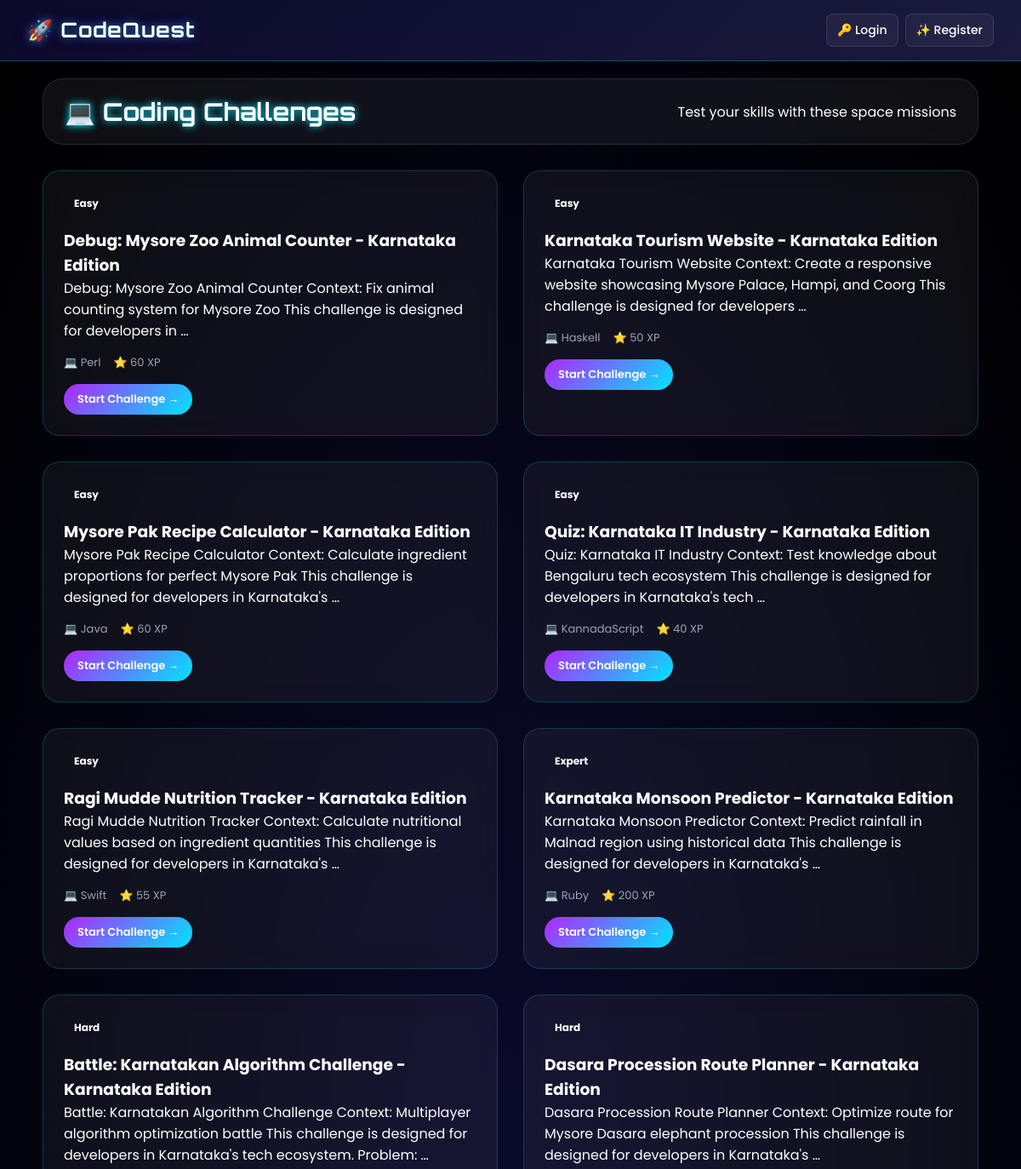
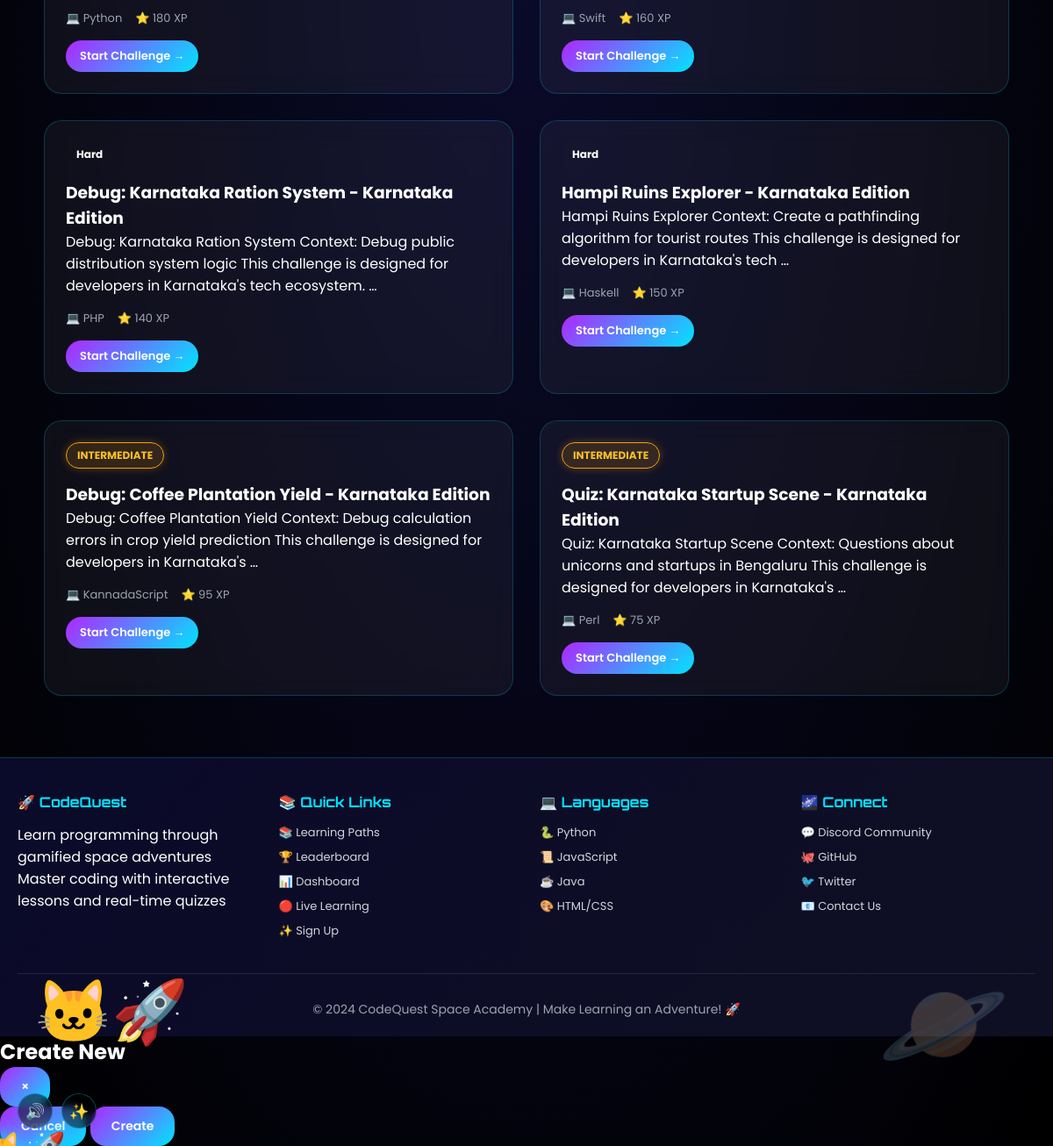
Screenshot of /challenges/ with the database file from the repository (2 pictures, top to bottom).
### base/models.py (models this page shows, shortened)
class UUIDTimeStampedModel(models.Model):
    id = models.UUIDField(primary_key=True, default=uuid.uuid4, editable=False)
    created_at = models.DateTimeField(auto_now_add=True, db_index=True)
    updated_at = models.DateTimeField(auto_now=True)
    class Meta:
        abstract = True

class Challenge(UUIDTimeStampedModel):
    class ChallengeType(models.TextChoices):
        CODING = "CODING", "Coding Challenge"
        DEBUG = "DEBUG", "Debug Arena"
        QUIZ = "QUIZ", "Quiz"
        BATTLE = "BATTLE", "Battle"
    class Difficulty(models.TextChoices):
        EASY = "EASY", "Easy"
        MEDIUM = "MEDIUM", "Medium"
        HARD = "HARD", "Hard"
        EXPERT = "EXPERT", "Expert"
    lesson = models.ForeignKey(Lesson, on_delete=models.SET_NULL, null=True, blank=True, related_name="challenges")
    language = models.ForeignKey(ProgrammingLanguage, on_delete=models.CASCADE, related_name="challenges")
    created_by = models.ForeignKey(settings.AUTH_USER_MODEL, on_delete=models.SET_NULL, null=True, blank=True, related_name="created_challenges")
    title = models.CharField(max_length=180)
    slug = models.SlugField(max_length=220, unique=True)
    challenge_type = models.CharField(max_length=20, choices=ChallengeType.choices, default=ChallengeType.CODING)
    difficulty = models.CharField(max_length=20, choices=Difficulty.choices, default=Difficulty.EASY)
    problem_statement = models.TextField()
    starter_code = models.TextField(blank=True)
    buggy_code = models.TextField(blank=True)
    expected_output = models.TextField(blank=True)
    test_cases = models.JSONField(default=list, blank=True)
    constraints_text = models.TextField(blank=True)
    xp_reward = models.PositiveIntegerField(default=50)
    time_limit_seconds = models.PositiveIntegerField(default=2)
    memory_limit_mb = models.PositiveIntegerField(default=128)
    is_active = models.BooleanField(default=True)
    class Meta:
        ordering = ["difficulty", "title"]
        indexes = [
            models.Index(fields=["language", "difficulty"]),
            models.Index(fields=["challenge_type", "is_active"]),
        ]

class ProgrammingLanguage(UUIDTimeStampedModel):
    name = models.CharField(max_length=100, unique=True)
    slug = models.SlugField(max_length=120, unique=True)
    version = models.CharField(max_length=40, blank=True)
    compiler_key = models.CharField(max_length=80, blank=True)
    description = models.TextField(blank=True)
    icon = models.ImageField(upload_to="languages/icons/", blank=True, null=True)
    is_active = models.BooleanField(default=True)
    class Meta:
        ordering = ["name"]

### base/views.py (the view)
# urls.py: path("challenges/", views.PublicChallengeListView.as_view(), name="challenges"),
class PublicChallengeListView(ListView):
    model = Challenge
    template_name = "base/challenges.html"
    context_object_name = "challenges"
    paginate_by = 12
    def get_queryset(self):
        queryset = Challenge.objects.filter(is_active=True)
        language = self.request.GET.get('language')
        if language:
            queryset = queryset.filter(language_id=language)
        difficulty = self.request.GET.get('difficulty')
        if difficulty:
            queryset = queryset.filter(difficulty=difficulty)
        return queryset.select_related('language', 'created_by')
    def get_context_data(self, **kwargs):
        context = super().get_context_data(**kwargs)
        context['languages'] = ProgrammingLanguage.objects.filter(is_active=True)
        context['difficulty_choices'] = Challenge.Difficulty.choices
        context['page_title'] = "Coding Challenges"
        return context

### templates/base/challenges.html (shortened to what this page needs)
{% extends 'base/base.html' %}
{% load static %}
{% block content %}
<div class="page-header">
    <h1>💻 Coding Challenges</h1>
    <p>Test your skills with these space missions</p>
</div>
<div class="challenges-grid">
    {% for challenge in challenges %}
    <div class="challenge-card">
        <div class="difficulty-badge {{ challenge.difficulty|lower }}">
            {{ challenge.get_difficulty_display }}
        </div>
        <h3>{{ challenge.title }}</h3>
        <p>{{ challenge.problem_statement|striptags|truncatewords:20 }}</p>
        <div class="challenge-meta">
            <span>💻 {{ challenge.language.name }}</span>
            <span>⭐ {{ challenge.xp_reward }} XP</span>
        </div>
        <a href="{% url 'challenge_detail' challenge.id %}" class="btn btn-primary btn-small">Start Challenge →</a>
    </div>
    {% empty %}
    <div class="no-results">
        <p>🌌 No challenges available yet. Check back soon!</p>
    </div>
    {% endfor %}
</div>
{% endblock %}

### templates/base/base.html (shortened to what this page needs)
<!DOCTYPE html>
<html lang="en">
<head>
    {% load static %}
    <link rel="stylesheet" href="{% static 'css/style.css' %}?v=2">
    <link rel="stylesheet" href="https://cdnjs.cloudflare.com/ajax/libs/highlight.js/11.9.0/styles/github-dark.min.css">
    <link rel="stylesheet" href="https://cdnjs.cloudflare.com/ajax/libs/font-awesome/6.0.0/css/all.min.css">
</head>
<body>
    <nav class="navbar">
        <div class="nav-brand">
            <a href="{% url 'home' %}">CodeQuest</a>
        </div>
        <div class="nav-links">
            {% if user.is_authenticated %}
                <a href="{% url 'home' %}">🏠 Home</a>
                <a href="{% url 'learning_paths' %}">📚 Learning Paths</a>
                <a href="{% url 'challenges' %}">💻 Challenges</a>
                <a href="{% url 'quizzes' %}">📝 Quizzes</a>
                <a href="{% url 'leaderboard' %}">🏆 Leaderboard</a>
                <a href="{% url 'dashboard' %}">📊 Dashboard</a>
                <a href="{% url 'profile' %}">👤 Profile</a>
                <a href="/realtime/">🔴 Live Learning</a>
                <a href="{% url 'search' %}">🔍 Search</a>
                {% if user.is_staff %}
                    <div class="admin-dropdown">
                        <span class="admin-toggle">🔧 Admin ▼</span>
                        <div class="admin-dropdown-content">
                            <a href="{% url 'learning-path-list' %}">🛤️ Manage Paths</a>
                            <a href="{% url 'challenge-list' %}">💪 Manage Challenges</a>
                            <a href="{% url 'quiz-list' %}">📝 Manage Quizzes</a>
                            <a href="{% url 'badge-list' %}">🏅 Manage Badges</a>
                            <a href="{% url 'user-list' %}">👥 Manage Users</a>
                            <a href="{% url 'programming-language-list' %}">💻 Manage Languages</a>
                        </div>
                    </div>
                {% endif %}
                <form method="post" action="{% url 'logout' %}" class="logout-form">
                    {% csrf_token %}
                    <button type="submit" class="nav-logout">🚪 Logout</button>
                </form>
            {% else %}
                <a href="{% url 'login' %}">🔑 Login</a>
                <a href="{% url 'register' %}">✨ Register</a>
            {% endif %}
        </div>
    </nav>
    <main class="page">
        {% block content %}{% endblock %}
    </main>
    <footer class="site-footer">
        <div class="footer-content">
            <div class="footer-section">
                <h4>🚀 CodeQuest</h4>
                <p>Learn programming through gamified space adventures</p>
                <p>Master coding with interactive lessons and real-time quizzes</p>
            </div>
            <div class="footer-section">
                <h4>📚 Quick Links</h4>
                <a href="{% url 'learning_paths' %}">📚 Learning Paths</a>
                <a href="{% url 'leaderboard' %}">🏆 Leaderboard</a>
                <a href="{% url 'dashboard' %}">📊 Dashboard</a>
                <a href="/realtime/">🔴 Live Learning</a>
                {% if not user.is_authenticated %}
                    <a href="{% url 'register' %}">✨ Sign Up</a>
                {% endif %}
            </div>
            <div class="footer-section">
                <h4>💻 Languages</h4>
                <a href="{% url 'learning_paths' %}?language=1">🐍 Python</a>
                <a href="{% url 'learning_paths' %}?language=2">📜 JavaScript</a>
                <a href="{% url 'learning_paths' %}?language=3">☕ Java</a>
                <a href="{% url 'learning_paths' %}?language=4">🎨 HTML/CSS</a>
            </div>
            <div class="footer-section">
                <h4>🌌 Connect</h4>
                <a href="#">💬 Discord Community</a>
                <a href="#">🐙 GitHub</a>
                <a href="#">🐦 Twitter</a>
                <a href="#">📧 Contact Us</a>
            </div>
        </div>
        <div class="footer-bottom">
            <p>&copy; 2024 CodeQuest Space Academy | Make Learning an Adventure! 🚀</p>
        </div>
    </footer>
    <div id="createModal" class="modal">
        <div class="modal-content">
            <div class="modal-header">
                <h2 id="modalTitle">Create New</h2>
                <button class="close-modal" onclick="closeCreateModal()">&times;</button>
            </div>
            <div class="modal-footer">
                <button class="btn-cancel" onclick="closeCreateModal()">Cancel</button>
                <button class="btn-submit" onclick="submitCreateForm()">Create</button>
            </div>
        </div>
    </div>
    <div class="sound-toggle" data-tooltip="Toggle Sound">🔊</div>
    <div class="particles-toggle" data-tooltip="Toggle Particles">✨</div>
</body>
</html>

### templates/base/base.html (style rules this page uses)
* { margin: 0; padding: 0; box-sizing: border-box; }
body { font-family: 'Poppins', sans-serif; background: #0a0a2a; color: white; overflow-x: hidden; }
.navbar { background: linear-gradient(135deg, #0a0a2a 0%, #1a1a3e 100%); padding: 1rem 2rem; display: flex; justify-content: space-between; align-items: center; border-bottom: 1px solid rgba(0, 229, 255, 0.3); position: sticky; top: 0; z-index: 1000; flex-wrap: wrap; gap: 15px; }
.nav-brand a { font-size: 1.5rem; font-weight: bold; color: white; text-decoration: none; font-family: 'Orbitron', monospace; text-shadow: 0 0 10px rgba(0, 229, 255, 0.5), 0 0 20px rgba(176, 38, 255, 0.3); transition: all 0.3s ease; letter-spacing: 1px; }
.nav-links { display: flex; gap: 0.5rem; align-items: center; flex-wrap: wrap; }
.nav-links a { color: white; text-decoration: none; transition: all 0.3s; font-weight: 500; padding: 8px 12px; border-radius: 8px; font-size: 14px; }
.site-footer { background: linear-gradient(135deg, #0a0a2a, #0f0f23); color: white; padding: 40px 20px 20px; margin-top: 50px; border-top: 1px solid rgba(0, 229, 255, 0.2); }
.footer-content { max-width: 1200px; margin: 0 auto; display: grid; grid-template-columns: repeat(auto-fit, minmax(200px, 1fr)); gap: 30px; }
.footer-section h4 { color: #00e5ff; margin-bottom: 15px; }
.footer-section a { color: #d1d5db; text-decoration: none; display: block; margin-bottom: 8px; transition: color 0.3s; }
.footer-bottom { text-align: center; padding-top: 30px; margin-top: 30px; border-top: 1px solid rgba(255,255,255,0.1); font-size: 14px; color: #9ca3af; }
.sound-toggle, .particles-toggle { position: fixed; bottom: 20px; left: 20px; width: 40px; height: 40px; border-radius: 50%; background: rgba(0,0,0,0.5); display: flex; align-items: center; justify-content: center; cursor: pointer; z-index: 1000; backdrop-filter: blur(5px); transition: transform 0.2s; }
.particles-toggle { left: 70px; }
.page { min-height: calc(100vh - 200px); padding: 20px; }

### templates/base/challenges.html (style rules this page uses)
.challenges-grid { display: grid; grid-template-columns: repeat(auto-fill, minmax(350px, 1fr)); gap: 30px; margin-top: 30px; }
.challenge-card { background: rgba(255,255,255,0.05); backdrop-filter: blur(15px); border: 1px solid rgba(0,229,255,0.2); border-radius: 20px; padding: 24px; transition: 0.3s; cursor: pointer; }
.challenge-meta { display: flex; gap: 15px; margin: 15px 0; color: #9ca3af; font-size: 13px; }
.difficulty-badge { display: inline-block; padding: 5px 12px; border-radius: 20px; font-size: 12px; margin-bottom: 15px; }
.difficulty-badge.intermediate { background: rgba(245,158,11,0.15); border: 1px solid #f59e0b; color: #fbbf24; }
.btn-small { padding: 8px 16px; font-size: 13px; }

### rows the page displays
Challenge: difficulty "Easy", title "Debug: Mysore Zoo Animal Counter - Karnataka Edition", problem_statement "Debug: Mysore Zoo Animal Counter Context: Fix animal counting system for Mysore Zoo This challenge is designed for developers in …", language.name "Perl", xp_reward "60"
Challenge: difficulty "Easy", title "Karnataka Tourism Website - Karnataka Edition", problem_statement "Karnataka Tourism Website Context: Create a responsive website showcasing Mysore Palace, Hampi, and Coorg This challenge is designed for developers …", language.name "Haskell", xp_reward "50"
Challenge: difficulty "Easy", title "Mysore Pak Recipe Calculator - Karnataka Edition", problem_statement "Mysore Pak Recipe Calculator Context: Calculate ingredient proportions for perfect Mysore Pak This challenge is designed for developers in Karnataka's …", language.name "Java", xp_reward "60"
Challenge: difficulty "Easy", title "Quiz: Karnataka IT Industry - Karnataka Edition", problem_statement "Quiz: Karnataka IT Industry Context: Test knowledge about Bengaluru tech ecosystem This challenge is designed for developers in Karnataka's tech …", language.name "KannadaScript", xp_reward "40"
Challenge: difficulty "Easy", title "Ragi Mudde Nutrition Tracker - Karnataka Edition", problem_statement "Ragi Mudde Nutrition Tracker Context: Calculate nutritional values based on ingredient quantities This challenge is designed for developers in Karnataka's …", language.name "Swift", xp_reward "55"
Challenge: difficulty "Expert", title "Karnataka Monsoon Predictor - Karnataka Edition", problem_statement "Karnataka Monsoon Predictor Context: Predict rainfall in Malnad region using historical data This challenge is designed for developers in Karnataka's …", language.name "Ruby", xp_reward "200"
Challenge: difficulty "Hard", title "Battle: Karnatakan Algorithm Challenge - Karnataka Edition", problem_statement "Battle: Karnatakan Algorithm Challenge Context: Multiplayer algorithm optimization battle This challenge is designed for developers in Karnataka's tech ecosystem. Problem: …", language.name "Python", xp_reward "180"
Challenge: difficulty "Hard", title "Dasara Procession Route Planner - Karnataka Edition", problem_statement "Dasara Procession Route Planner Context: Optimize route for Mysore Dasara elephant procession This challenge is designed for developers in Karnataka's …", language.name "Swift", xp_reward "160"
Challenge: difficulty "Hard", title "Debug: Karnataka Ration System - Karnataka Edition", problem_statement "Debug: Karnataka Ration System Context: Debug public distribution system logic This challenge is designed for developers in Karnataka's tech ecosystem. …", language.name "PHP", xp_reward "140"
Challenge: difficulty "Hard", title "Hampi Ruins Explorer - Karnataka Edition", problem_statement "Hampi Ruins Explorer Context: Create a pathfinding algorithm for tourist routes This challenge is designed for developers in Karnataka's tech …", language.name "Haskell", xp_reward "150"
Challenge: difficulty "INTERMEDIATE", title "Debug: Coffee Plantation Yield - Karnataka Edition", problem_statement "Debug: Coffee Plantation Yield Context: Debug calculation errors in crop yield prediction This challenge is designed for developers in Karnataka's …", language.name "KannadaScript", xp_reward "95"
Challenge: difficulty "INTERMEDIATE", title "Quiz: Karnataka Startup Scene - Karnataka Edition", problem_statement "Quiz: Karnataka Startup Scene Context: Questions about unicorns and startups in Bengaluru This challenge is designed for developers in Karnataka's …", language.name "Perl", xp_reward "75"
